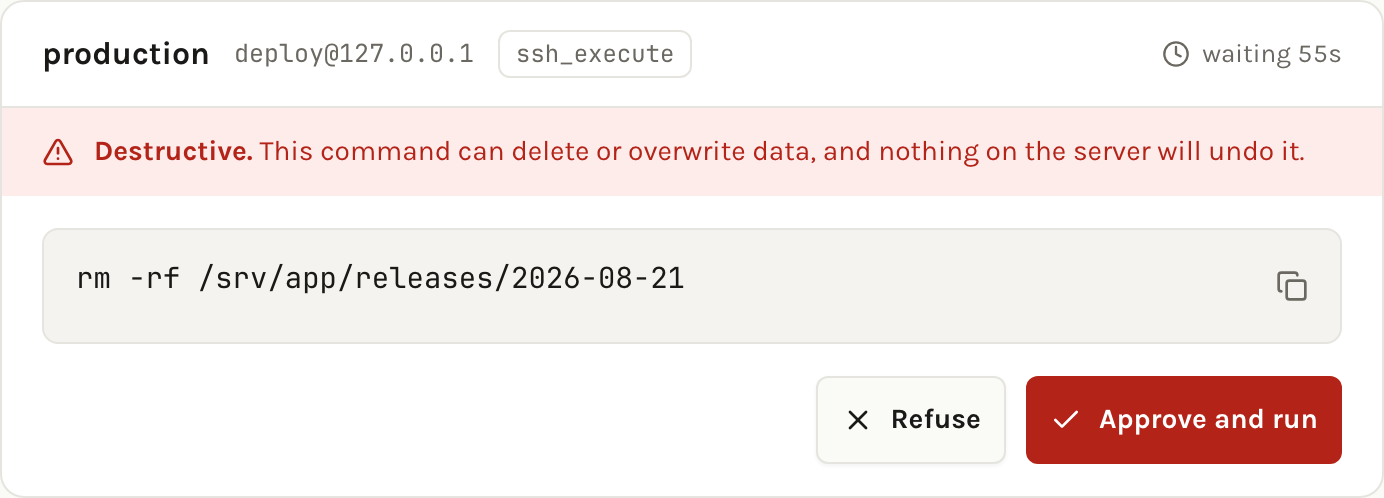
#> input picture brand/approval-card.png, 1384 x 498 px
$ python -i macbook-mockup.py   (imports and definitions only)
#> lines starting #> are read from the running program, lines starting #| are printed output that depends on the picture; after the words box and inside, x2 and y2 are one past the last pixel; in counts of white or black regions, pixels touching at a corner belong together
#> in wrap_image, content is the input picture: PIL image 1384x498 RGB; mean R, G, B 245.8, 236, 234.1
#!/usr/bin/env python3
"""
Put a screenshot — or the whole demo video — inside a laptop.

A rectangle of interface at the top of a README reads as a screenshot. The same
rectangle inside a laptop reads as software someone is using. That is the entire
argument for this file.

The laptop is drawn here, in code, rather than pulled from a mockup PSD or a
stock image: it composites at whatever size the content is, it has no licence
attached, and it stays a generic aluminium laptop rather than an imitation of a
particular manufacturer's product.

Everything is proportional to the screen, so a 1440x900 recording and a 2880x1800
still both come out looking like the same machine.

Usage:
  python3 scripts/macbook-mockup.py image  <in.png> <out.png>
  python3 scripts/macbook-mockup.py video  <in.mp4> <out.mp4> <out.gif>
"""
import pathlib
import shutil
import subprocess
import sys
import tempfile

from PIL import Image, ImageDraw, ImageFilter

# Proportions, as fractions of the screen width. Measured off a 14" laptop:
# thin bezels, a deeper chin under the screen, a base a little wider than the lid.
BEZEL = 0.0125          # sides and top of the lid
CHIN = 0.021            # below the screen, where the hinge is
LID_RADIUS = 0.017
BASE_OVERHANG = 0.028   # how far the base sticks out past the lid on each side
BASE_HEIGHT = 0.017
NOTCH_W = 0.105         # the finger recess in the front edge
PAD = 0.075             # room around everything for the shadow

BODY_LIGHT = (72, 74, 78)
BODY_DARK = (38, 39, 43)
BASE_TOP = (96, 98, 103)
BASE_BOTTOM = (44, 45, 49)
SCREEN_SURROUND = (18, 18, 20)


def _gradient(size, top, bottom):
    w, h = size
    strip = Image.new('RGB', (1, h))
    px = strip.load()
    for y in range(h):
        t = y / max(h - 1, 1)
        px[0, y] = tuple(round(a + (b - a) * t) for a, b in zip(top, bottom))
    return strip.resize(size, Image.BILINEAR)


# [19 lines left out: function stage, not called in this run]


def _rounded(size, radius):
    mask = Image.new('L', size, 0)
    ImageDraw.Draw(mask).rounded_rectangle([0, 0, size[0] - 1, size[1] - 1],
                                           radius=radius, fill=255)
    return mask


def layout(screen_w, screen_h):
    """Every coordinate the mockup needs, derived from the screen size."""
    u = lambda f: max(1, round(screen_w * f))          # noqa: E731
    bezel, chin, pad = u(BEZEL), u(CHIN), u(PAD)
    lid_w = screen_w + bezel * 2
    lid_h = screen_h + bezel + chin
    base_w = lid_w + u(BASE_OVERHANG) * 2
    base_h = u(BASE_HEIGHT)
    return {
        'pad': pad, 'bezel': bezel, 'chin': chin,
        'lid': (lid_w, lid_h), 'base': (base_w, base_h),
        'lid_radius': u(LID_RADIUS), 'notch_w': u(NOTCH_W),
        'canvas': (base_w + pad * 2, lid_h + base_h + pad * 2),
        'lid_xy': (pad + (base_w - lid_w) // 2, pad),
        'screen_xy': (pad + (base_w - lid_w) // 2 + bezel, pad + bezel),
    }


def chrome(screen_w, screen_h, shadow=True):
    """The laptop, with a transparent hole where the screen goes.

    `shadow=False` for formats whose alpha is one bit (GIF): a soft shadow there
    does not fade, it bands into a grey halo with a hard edge, which looks worse
    than no shadow at all.
    """
#> called with screen_w = 1384, screen_h = 498, shadow = True
    L = layout(screen_w, screen_h)
    canvas = Image.new('RGBA', L['canvas'], (0, 0, 0, 0))
#> canvas: PIL image 1704x776 RGBA; every value is 0

    # A soft shadow on the ground, wider and flatter than the machine itself.
    if shadow:
        cast = Image.new('RGBA', L['canvas'], (0, 0, 0, 0))
        bx = L['pad'] + round(L['base'][0] * 0.02)
        by = L['pad'] + L['lid'][1]
        ImageDraw.Draw(cast).rounded_rectangle(
            [bx, by, L['canvas'][0] - bx, by + L['base'][1] + round(L['pad'] * 0.55)],
            radius=L['base'][1], fill=(10, 10, 14, 120))
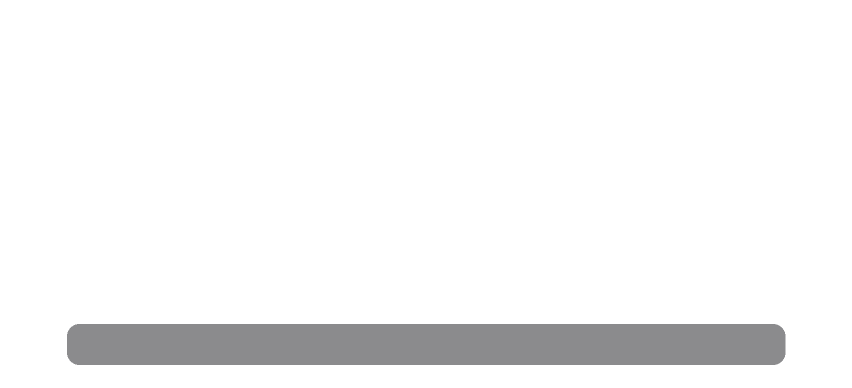
#> cast: PIL image 1704x776 RGBA (shown at 1/2 size); mean R, G, B, A 0.9, 0.9, 1.2, 10.6; transparent parts drawn white
        canvas.alpha_composite(cast.filter(ImageFilter.GaussianBlur(L['pad'] * 0.30)))

    # The lid, in three layers, outside in: a thin aluminium rim, the black
    # glass front that covers rim-to-screen, and then a hole.
    #
    # The hole is the whole point. Without it the frame is opaque where the
    # screen should be and composites straight over the content — which is
    # exactly what the first version did, and it produced a very convincing
    # picture of a laptop that was switched off.
    lid_w, lid_h = L['lid']
    rim = max(1, round(screen_w * 0.004))
    lid = _gradient(L['lid'], BODY_LIGHT, BODY_DARK).convert('RGBA')
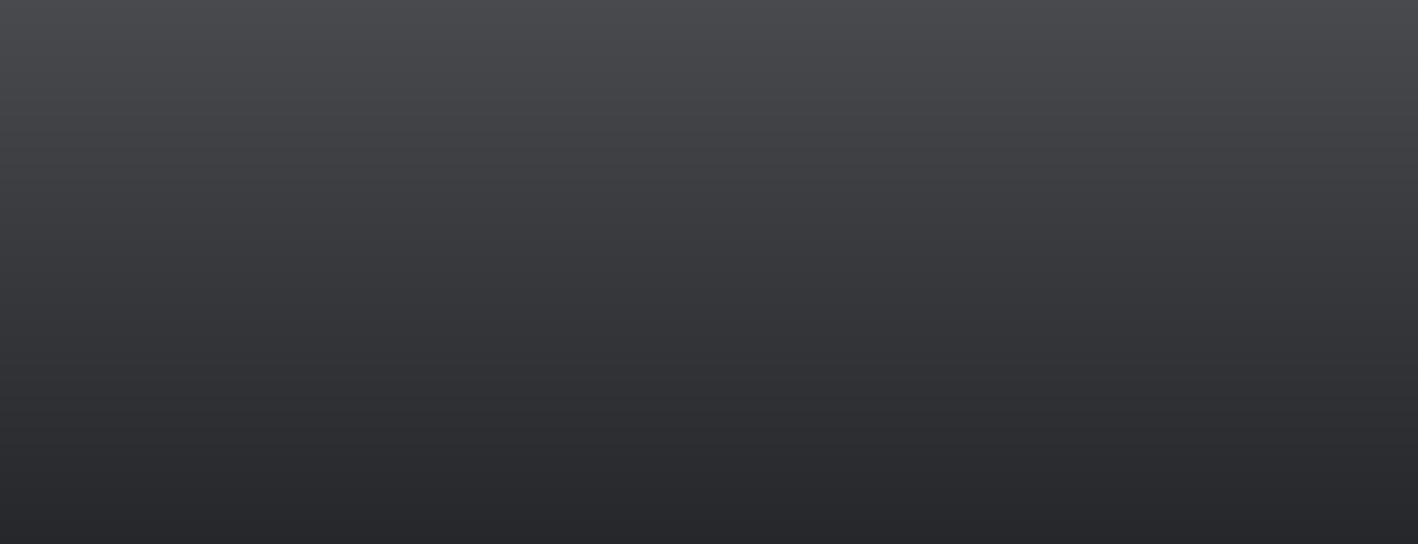
#> lid: PIL image 1418x544 RGBA; mean R, G, B, A 55, 56.5, 60.5, 255
    lid.putalpha(_rounded(L['lid'], L['lid_radius']))
#> in _rounded, `mask = Image.new('L', size, 0)`: mask: PIL image 1418x544 L; every value is 0
#> in _rounded, `ImageDraw.Draw(mask).rounded_rectangle([0, 0, size[0] - 1, size[1] - 1..`:
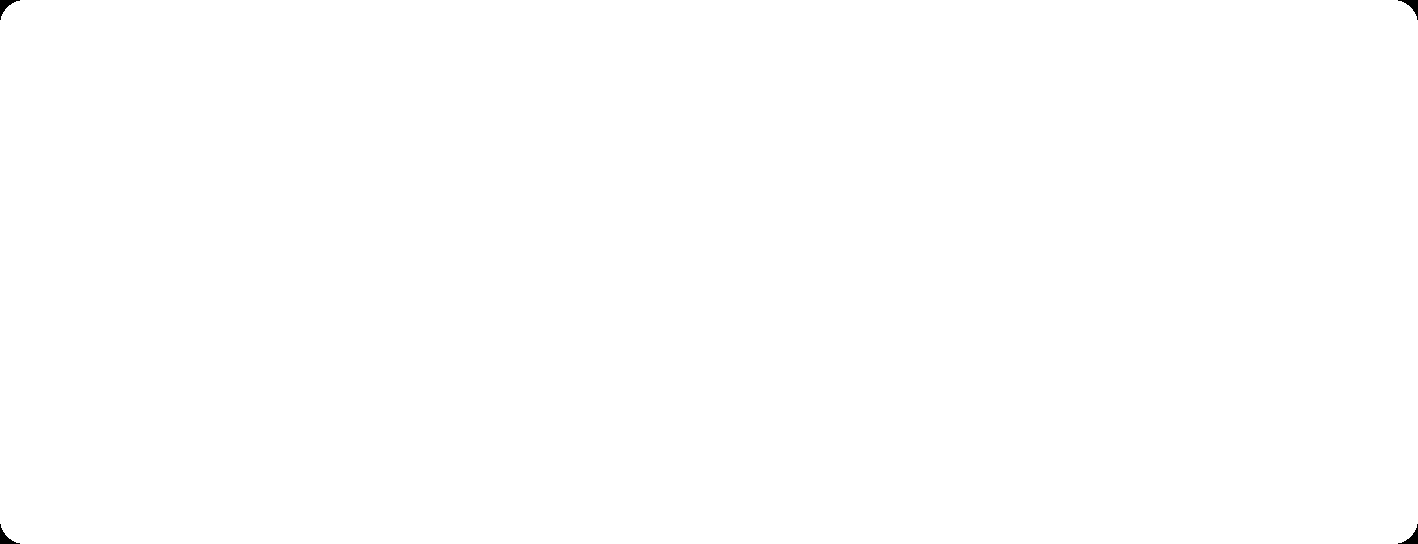
#> mask: PIL image 1418x544 L; 99.9% white; 4 black regions, box (x1, y1, x2, y2) and area: (0, 0, 20, 20) 131, (1398, 0, 1418, 20) 131, (0, 524, 20, 544) 131, (1398, 524, 1418, 544) 131

    glass_r = max(2, round(L['lid_radius'] * 0.82))
    d = ImageDraw.Draw(lid)
    d.rounded_rectangle([rim, rim, lid_w - 1 - rim, lid_h - 1 - rim],
                        radius=glass_r, fill=SCREEN_SURROUND)

    # The camera sits on the glass, above the screen.
    cam = max(2, round(screen_w * 0.0032))
    cx, cy = lid_w // 2, max(cam + 1, L['bezel'] // 2)
    d.ellipse([cx - cam, cy - cam, cx + cam, cy + cam], fill=(52, 54, 60))

    # Punch the screen out of the lid's alpha, with rounded corners so the
    # content is clipped by them rather than squared off against the glass.
    hole = Image.new('L', L['lid'], 255)
#> hole: PIL image 1418x544 L; every value is 255
    ImageDraw.Draw(hole).rounded_rectangle(
        [L['bezel'], L['bezel'], L['bezel'] + screen_w - 1, L['bezel'] + screen_h - 1],
        radius=max(2, round(L['lid_radius'] * 0.42)), fill=0)
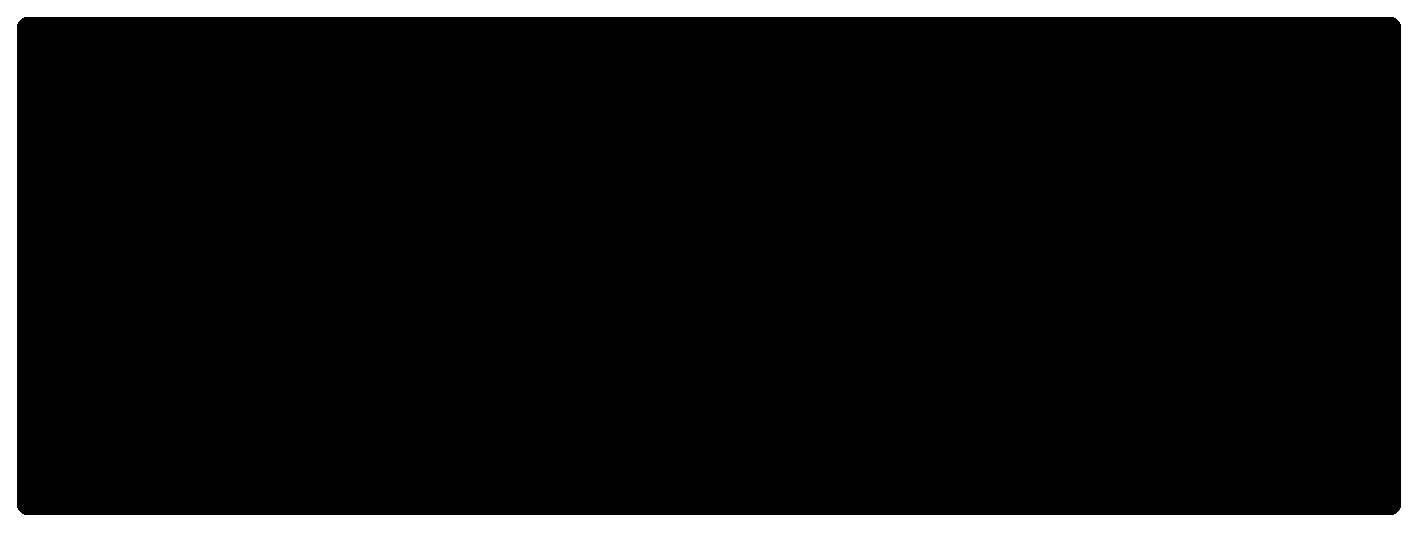
#> hole: PIL image 1418x544 L; 10.7% white; 1 white region, box (x1, y1, x2, y2) and area: (0, 0, 1418, 544) 82252
    lid.putalpha(Image.composite(lid.getchannel('A'), Image.new('L', L['lid'], 0), hole))
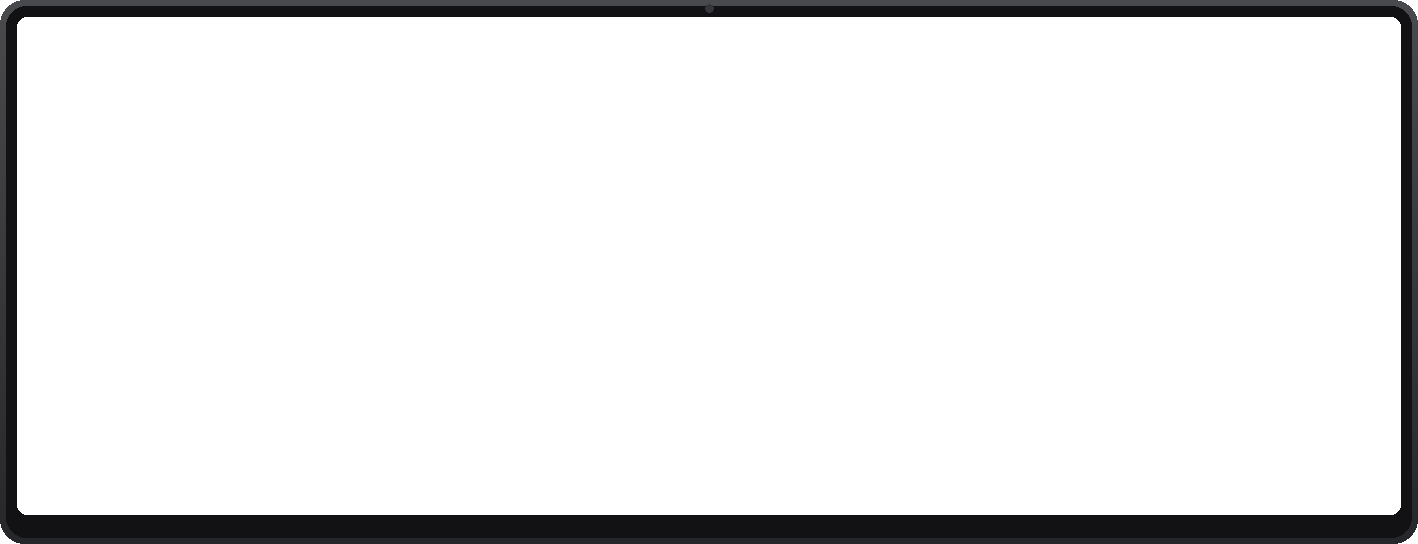
#> lid: PIL image 1418x544 RGBA; mean R, G, B, A 19.1, 19.2, 21.3, 27; transparent parts drawn white

    canvas.alpha_composite(lid, L['lid_xy'])

    # The base, seen almost edge-on: a shallow slab, wider than the lid, with a
    # recess cut into the front edge.
    base_w, base_h = L['base']
    base = _gradient((base_w, base_h), BASE_TOP, BASE_BOTTOM).convert('RGBA')
    mask = Image.new('L', (base_w, base_h), 0)
#> mask: PIL image 1496x24 L; every value is 0
    md = ImageDraw.Draw(mask)
    md.rounded_rectangle([0, 0, base_w - 1, base_h - 1],
                         radius=round(base_h * 0.45), fill=255)
    md.rectangle([0, 0, base_w - 1, base_h // 2], fill=255)   # square at the hinge
    nx = L['notch_w'] // 2
    md.rounded_rectangle(
        [base_w // 2 - nx, base_h - round(base_h * 0.72),
         base_w // 2 + nx, base_h + round(base_h * 0.4)],
        radius=round(base_h * 0.35), fill=0)                   # the finger recess
    base.putalpha(mask)
#> mask: PIL image 1496x24 L; 93.1% white; 3 black regions, box (x1, y1, x2, y2) and area: (676, 7, 821, 24) 2431, (0, 15, 9, 24) 32, (1487, 15, 1496, 24) 32
    canvas.alpha_composite(base, (L['pad'], L['pad'] + L['lid'][1]))
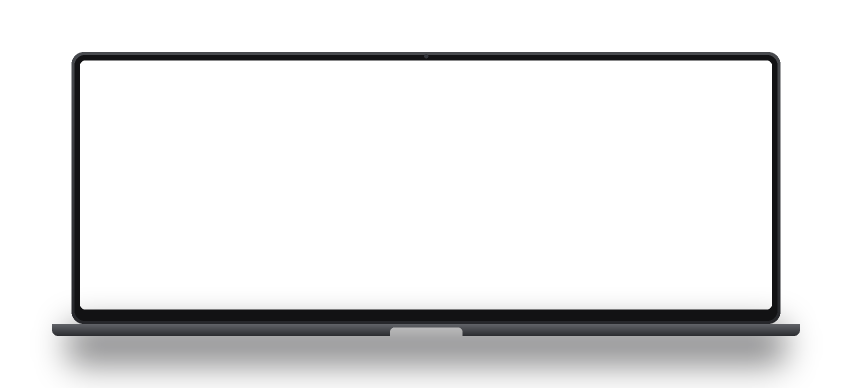
#> canvas: PIL image 1704x776 RGBA (shown at 1/2 size); mean R, G, B, A 4.2, 4.2, 4.8, 29.7; transparent parts drawn white

    return canvas, L


# [6 lines left out: function place, not called in this run]


def wrap_image(src: pathlib.Path, dst: pathlib.Path):
    content = Image.open(src).convert('RGB')
    frame, L = chrome(*content.size)
#> L = 10 items
    canvas = Image.new('RGBA', L['canvas'], (0, 0, 0, 0))
    canvas.alpha_composite(content.convert('RGBA'), L['screen_xy'])
    canvas.alpha_composite(frame)
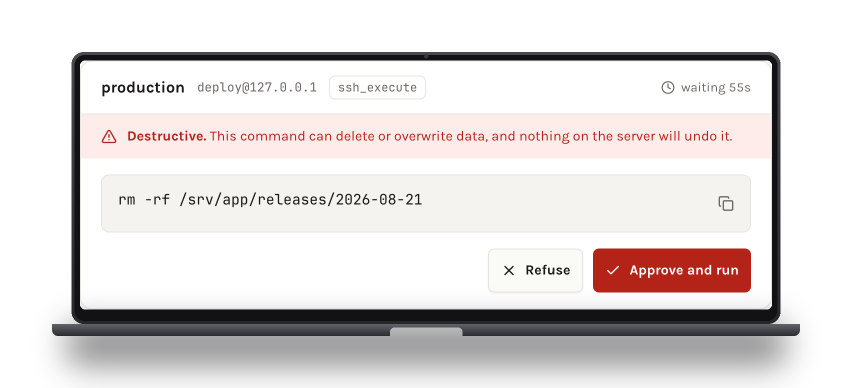
#> canvas: PIL image 1704x776 RGBA (shown at 1/2 size); mean R, G, B, A 131.9, 126.8, 126.3, 162.3; transparent parts drawn white
    canvas.save(dst, optimize=True)
    return dst


# [101 lines left out: functions ground_for, wrap_video, main, not called in this run]


# [2 lines not run here, left out]

>>> result = wrap_image('../brand/approval-card.png', 'out.png')
